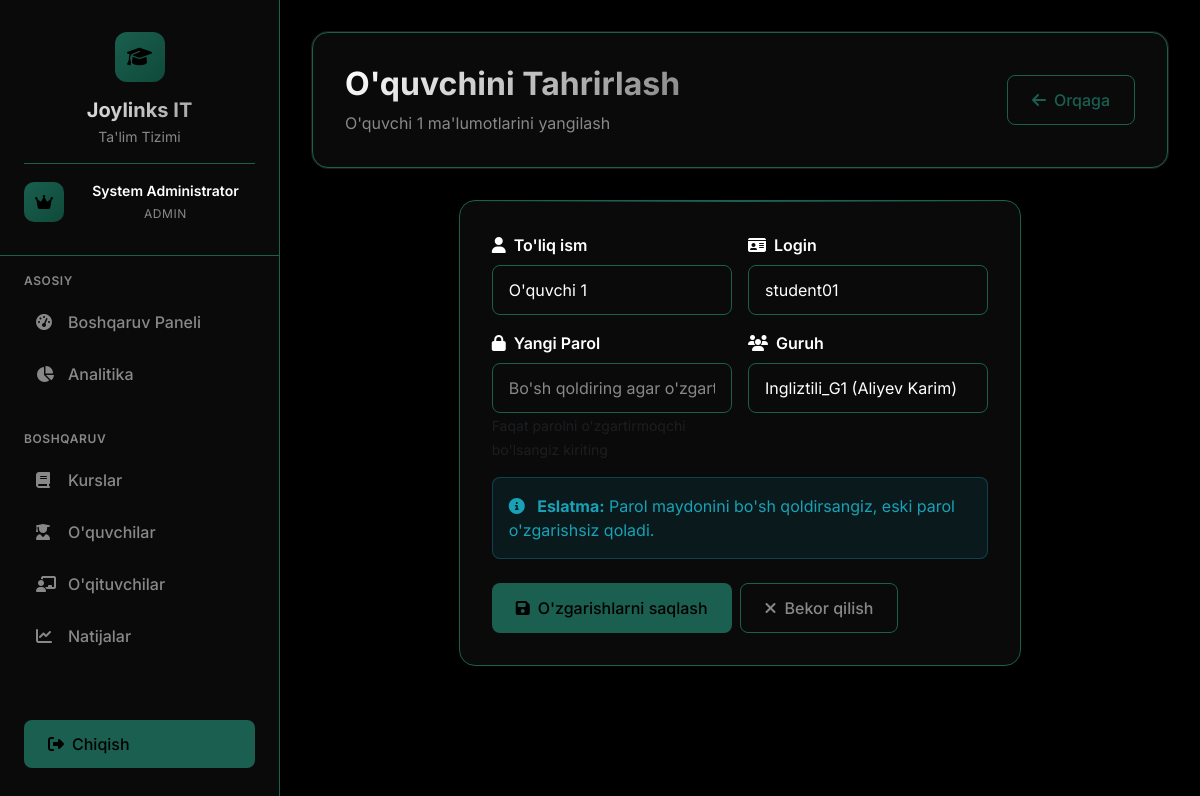
/admin/students/edit/1 (signed in), run on the app's committed database.
### app.py (models this page shows)
class User(UserMixin, db.Model):
    id = db.Column(db.Integer, primary_key=True)
    username = db.Column(db.String(80), unique=True, nullable=False)
    password_hash = db.Column(db.String(120), nullable=False)
    role = db.Column(db.String(20), nullable=False)  # admin, teacher, student
    full_name = db.Column(db.String(100), nullable=False)
    teacher_profile = db.relationship('Teacher', backref='user', uselist=False)
    student_profile = db.relationship('Student', backref='user', uselist=False)

class Student(db.Model):
    id = db.Column(db.Integer, primary_key=True)
    user_id = db.Column(db.Integer, db.ForeignKey('user.id'), nullable=False)
    group_id = db.Column(db.Integer, db.ForeignKey('group.id'), nullable=False)
    results = db.relationship('TestResult', backref='student', lazy=True)

class Group(db.Model):
    id = db.Column(db.Integer, primary_key=True)
    name = db.Column(db.String(50), nullable=False)
    teacher_id = db.Column(db.Integer, db.ForeignKey('teacher.id'), nullable=False)
    students = db.relationship('Student', backref='group', lazy=True)
    tests = db.relationship('Test', backref='group', lazy=True)

### app.py (the view, shortened to what this page needs)
@app.route('/admin/students/edit/<int:student_id>', methods=['GET', 'POST'])
@admin_required
def admin_edit_student(student_id):
    from sqlalchemy.orm import aliased
    student_user = aliased(User, name='student_user')
    teacher_user = aliased(User, name='teacher_user')
    student = db.session.query(Student, student_user, Group, Teacher, teacher_user)\
        .join(student_user, Student.user_id == student_user.id)\
        .join(Group, Student.group_id == Group.id)\
        .join(Teacher, Group.teacher_id == Teacher.id)\
        .join(teacher_user, Teacher.user_id == teacher_user.id)\
        .filter(Student.id == student_id)\
        .first_or_404()
    student_obj, user_obj, group_obj, teacher_obj, teacher_user_obj = student
    groups = db.session.query(Group, Teacher, User).join(Teacher, Group.teacher_id == Teacher.id).join(User, Teacher.user_id == User.id).all()
    return render_template('admin/edit_student_modern.html', student=student_obj, user=user_obj, groups=groups)

### app.py (called while the page is built)
@login_manager.user_loader
def load_user(user_id):
    return User.query.get(int(user_id))

def admin_required(f):
    @wraps(f)
    def decorated_function(*args, **kwargs):
        if not current_user.is_authenticated or current_user.role != 'admin':
            flash('Kirish taqiqlangan. Admin huquqlari kerak.', 'danger')
            return redirect(url_for('login'))
        return f(*args, **kwargs)
    return decorated_function

### templates/admin/edit_student_modern.html (shortened to what this page needs)
{% extends "base_modern.html" %}
{% block content %}
<div class="page-header">
    <div class="d-flex justify-content-between align-items-center">
        <div>
            <h1 class="page-title">O'quvchini Tahrirlash</h1>
            <p class="page-subtitle">{{ user.full_name }} ma'lumotlarini yangilash</p>
        </div>
        <div class="d-flex gap-2">
            <a href="{{ url_for('admin_students') }}" class="btn btn-outline-light">
                <i class="fas fa-arrow-left me-2"></i>Orqaga
            </a>
        </div>
    </div>
</div>
<div class="row justify-content-center">
    <div class="col-lg-8">
        <div class="content-card">
            <form method="POST">
                <div class="row g-3">
                    <div class="col-md-6">
                        <label class="form-label">
                            <i class="fas fa-user me-2"></i>To'liq ism
                        </label>
                        <input type="text" class="form-control" name="full_name" required value="{{ user.full_name }}"
                            placeholder="Masalan: Aliyev Vali">
                    </div>
                    <div class="col-md-6">
                        <label class="form-label">
                            <i class="fas fa-id-card me-2"></i>Login
                        </label>
                        <input type="text" class="form-control" name="username" required value="{{ user.username }}"
                            placeholder="Masalan: vali_aliyev">
                    </div>
                    <div class="col-md-6">
                        <label class="form-label">
                            <i class="fas fa-lock me-2"></i>Yangi Parol
                        </label>
                        <input type="password" class="form-control" name="password"
                            placeholder="Bo'sh qoldiring agar o'zgartirmoqchi bo'lmasangiz">
                        <small class="text-muted">Faqat parolni o'zgartirmoqchi bo'lsangiz kiriting</small>
                    </div>
                    <div class="col-md-6">
                        <label class="form-label">
                            <i class="fas fa-users me-2"></i>Guruh
                        </label>
                        <select class="form-control" name="group_id" required>
                            {% for group, teacher, teacher_user in groups %}
                            <option value="{{ group.id }}" {% if student.group_id==group.id %}selected{% endif %}>
                                {{ group.name }} ({{ teacher_user.full_name }})
                            </option>
                            {% endfor %}
                        </select>
                    </div>
                </div>
                <div class="alert alert-info mt-3">
                    <i class="fas fa-info-circle me-2"></i>
                    <strong>Eslatma:</strong> Parol maydonini bo'sh qoldirsangiz, eski parol o'zgarishsiz qoladi.
                </div>
                <div class="d-flex gap-2 mt-4">
                    <button type="submit" class="btn-primary-custom">
                        <i class="fas fa-save me-2"></i>O'zgarishlarni saqlash
                    </button>
                    <a href="{{ url_for('admin_students') }}" class="btn btn-outline-secondary">
                        <i class="fas fa-times me-2"></i>Bekor qilish
                    </a>
                </div>
            </form>
        </div>
    </div>
</div>
{% endblock %}

### templates/base_modern.html (shortened to what this page needs)
<!DOCTYPE html>
<html lang="uz">
<head>
    <link href="https://cdn.jsdelivr.net/npm/bootstrap@5.3.0/dist/css/bootstrap.min.css" rel="stylesheet">
    <link href="https://cdnjs.cloudflare.com/ajax/libs/font-awesome/6.4.0/css/all.min.css" rel="stylesheet">
</head>
<body>
    <aside class="sidebar" id="sidebar">
        <div class="sidebar-header">
            <div class="logo">
                <i class="fas fa-graduation-cap"></i>
            </div>
            <h3>Joylinks IT</h3>
            <p>Ta'lim Tizimi</p>
            {% if current_user.is_authenticated %}
            <div class="user-info">
                <div class="user-avatar">
                    {% if current_user.role == 'admin' %}
                    <i class="fas fa-crown"></i>
                    {% elif current_user.role == 'teacher' %}
                    <i class="fas fa-user-tie"></i>
                    {% elif current_user.role == 'student' %}
                    <i class="fas fa-user-graduate"></i>
                    {% endif %}
                </div>
                <div class="user-details">
                    <div class="user-name">{{ current_user.full_name }}</div>
                    <div class="user-role">
                        {% if current_user.role == 'admin' %}
                        Admin
                        {% elif current_user.role == 'teacher' %}
                        Ustoz
                        {% elif current_user.role == 'student' %}
                        O'quvchi
                        {% endif %}
                    </div>
                </div>
            </div>
            {% endif %}
        </div>
        <nav class="sidebar-nav">
            {% if current_user.role == 'admin' %}
            <div class="nav-section">
                <div class="nav-section-title">Asosiy</div>
                <a href="{{ url_for('admin_dashboard') }}"
                    class="nav-link {% if request.endpoint == 'admin_dashboard' %}active{% endif %}">
                    <i class="fas fa-tachometer-alt"></i>
                    <span>Boshqaruv Paneli</span>
                </a>
                <a href="{{ url_for('admin_analytics') }}"
                    class="nav-link {% if request.endpoint == 'admin_analytics' %}active{% endif %}">
                    <i class="fas fa-chart-pie"></i>
                    <span>Analitika</span>
                </a>
            </div>
            <div class="nav-section">
                <div class="nav-section-title">Boshqaruv</div>
                <a href="{{ url_for('admin_courses') }}"
                    class="nav-link {% if request.endpoint == 'admin_courses' %}active{% endif %}">
                    <i class="fas fa-book"></i>
                    <span>Kurslar</span>
                </a>
                <a href="{{ url_for('admin_students') }}"
                    class="nav-link {% if request.endpoint == 'admin_students' %}active{% endif %}">
                    <i class="fas fa-user-graduate"></i>
                    <span>O'quvchilar</span>
                </a>
                <a href="{{ url_for('admin_teachers') }}"
                    class="nav-link {% if request.endpoint == 'admin_teachers' %}active{% endif %}">
                    <i class="fas fa-chalkboard-teacher"></i>
                    <span>O'qituvchilar</span>
                </a>
                <a href="{{ url_for('admin_results') }}"
                    class="nav-link {% if request.endpoint == 'admin_results' %}active{% endif %}">
                    <i class="fas fa-chart-line"></i>
                    <span>Natijalar</span>
                </a>
            </div>
            {% endif %}
        </nav>
        <div class="logout-btn">
            <a href="{{ url_for('logout') }}" class="btn-primary-custom w-100">
                <i class="fas fa-sign-out-alt me-2"></i>
                Chiqish
            </a>
        </div>
    </aside>
    <main class="main-content">
        {% block content %}{% endblock %}
    </main>
</body>
</html>

### templates/base_modern.html (style rules this page uses)
:root { --bg-primary: #000000; --bg-secondary: #0a0a0a; --bg-card: #0a0a0a; --text-primary: #ffffff; --text-secondary: #888888; --accent: #1a5f4f; --accent-hover: #0f4a3a; --border: #1a5f4f; --sidebar-width: 280px; }
* { margin: 0; padding: 0; box-sizing: border-box; }
body { font-family: 'Inter', -apple-system, BlinkMacSystemFont, 'Segoe UI', sans-serif; background: var(--bg-primary); color: var(--text-primary); min-height: 100vh; overflow-x: hidden; }
.user-info { margin-top: 1rem; padding-top: 1rem; border-top: 1px solid var(--border); display: flex; align-items: center; gap: 0.75rem; }
.user-avatar { width: 40px; height: 40px; background: linear-gradient(135deg, var(--accent), var(--accent-hover)); border-radius: 10px; display: flex; align-items: center; justify-content: center; color: var(--bg-primary); }
.user-details { flex: 1; }
.user-name { font-size: 0.875rem; font-weight: 600; color: var(--text-primary); margin-bottom: 0.25rem; }
.user-role { font-size: 0.75rem; color: var(--text-secondary); text-transform: uppercase; letter-spacing: 0.05em; }
.sidebar { position: fixed; top: 0; left: 0; height: 100vh; width: var(--sidebar-width); background: var(--bg-card); border-right: 1px solid var(--border); z-index: 1000; transition: all 0.3s cubic-bezier(0.4, 0, 0.2, 1); overflow-y: auto; backdrop-filter: blur(20px); }
.sidebar-header { padding: 2rem 1.5rem; border-bottom: 1px solid var(--border); text-align: center; }
.logo { width: 50px; height: 50px; background: linear-gradient(135deg, var(--accent), var(--accent-hover)); border-radius: 12px; display: flex; align-items: center; justify-content: center; margin: 0 auto 1rem; }
.logo i { font-size: 1.25rem; color: var(--bg-primary); }
.sidebar-header h3 { font-size: 1.25rem; font-weight: 700; background: linear-gradient(135deg, var(--text-primary), var(--text-secondary)); -webkit-background-clip: text; -webkit-text-fill-color: transparent; background-clip: text; margin-bottom: 0.25rem; }
.sidebar-header p { color: var(--text-secondary); font-size: 0.875rem; margin: 0; }
.sidebar-nav { padding: 1rem 0; }
.nav-section { margin-bottom: 2rem; }
.nav-section-title { color: var(--text-secondary); font-size: 0.75rem; font-weight: 600; text-transform: uppercase; letter-spacing: 0.05em; padding: 0 1.5rem; margin-bottom: 0.5rem; }
.nav-link { display: flex; align-items: center; color: var(--text-secondary); text-decoration: none; padding: 0.75rem 1.5rem; margin: 0.25rem 0.75rem; border-radius: 12px; transition: all 0.3s cubic-bezier(0.4, 0, 0.2, 1); font-weight: 500; }
.nav-link i { width: 20px; margin-right: 12px; font-size: 1rem; }
.main-content { margin-left: var(--sidebar-width); padding: 2rem; min-height: 100vh; animation: fadeIn 0.8s ease-in; }
.page-header { background: var(--bg-card); border: 1px solid var(--border); border-radius: 16px; padding: 2rem; margin-bottom: 2rem; backdrop-filter: blur(20px); box-shadow: 0 0 0 1px rgba(255, 255, 255, 0.1); }
.page-title { font-size: 2rem; font-weight: 700; margin-bottom: 0.5rem; background: linear-gradient(135deg, var(--text-primary), var(--text-secondary)); -webkit-background-clip: text; -webkit-text-fill-color: transparent; background-clip: text; }
.page-subtitle { color: var(--text-secondary); font-size: 1rem; margin: 0; }
.btn-primary-custom { background: var(--accent); color: var(--bg-primary); border: none; border-radius: 12px; padding: 0.75rem 1.5rem; font-weight: 600; transition: all 0.3s cubic-bezier(0.4, 0, 0.2, 1); text-decoration: none; display: inline-flex; align-items: center; position: relative; overflow: hidden; }
.btn-primary-custom::before { content: ''; position: absolute; top: 0; left: -100%; width: 100%; height: 100%; background: linear-gradient(90deg, transparent, rgba(255, 255, 255, 0.2), transparent); transition: left 0.5s; }
.content-card { background: var(--bg-card); border: 1px solid var(--border); border-radius: 16px; padding: 2rem; margin-bottom: 2rem; backdrop-filter: blur(20px); animation: slideUp 0.6s ease-out; }
.logout-btn { position: absolute; bottom: 2rem; left: 1.5rem; right: 1.5rem; }

### data on the page
User: full_name "System Administrator"
User: full_name "O'quvchi 1", username "student01"
Student: group_id "Ingliztili_G1 (Aliyev Karim)"
